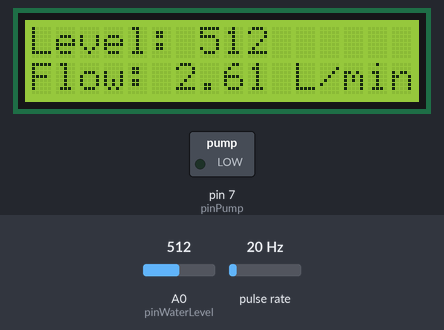
Bench run of a sketch on a simulated Arduino Uno, built with avr-gcc and run on an emulated ATmega328P. On the bench: 16×2 character LCD, switched loads named in the sketch (green lamp = pin HIGH). Wiring (inferred from the names in the program): pulse sensor: data pin 2. Inputs (shaded band) come from the test bench; at power-on: A0 (pinWaterLevel) = 512, pulse rate 20 Hz.

Above: at 1.2 s.
1.3 s: A0 (pinWaterLevel) set to 73
At 3.0 s:
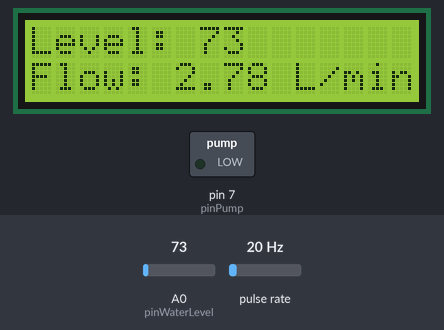
4.3 s: A0 (pinWaterLevel) set to 66
At 5.3 s:
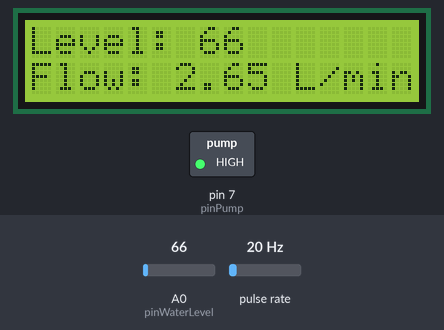
6.3 s: pulse rate (sensor on pin 2) set to 4 Hz
At 7.1 s:
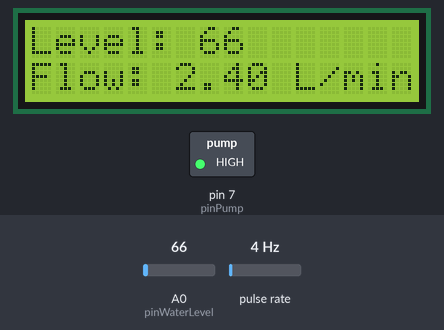
8.9 s: pulse rate (sensor on pin 2) set to 50 Hz
At 11.3 s:
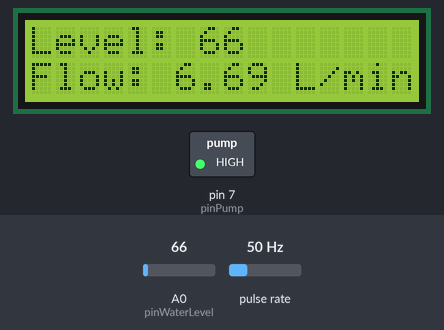
11.9 s: pulse rate (sensor on pin 2) set to 100 Hz
At 13.4 s:
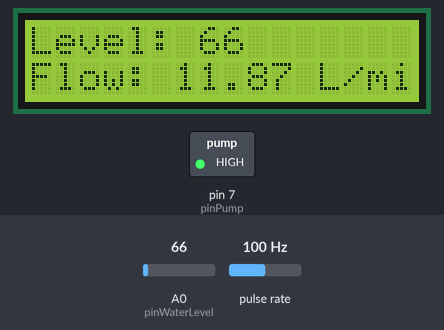
14.9 s: A0 (pinWaterLevel) set to 122
At 15.9 s:
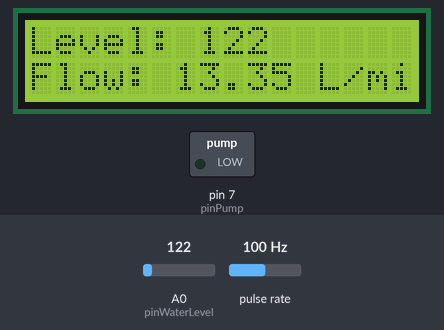
Timing chart, 0 to 17.9 s (numbered marks = the images above; inputs shaded):
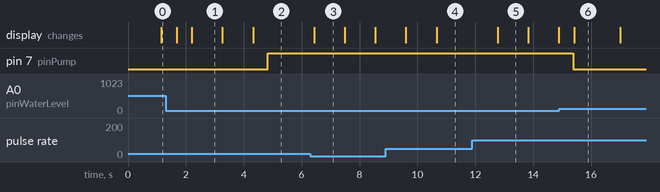

The sketch:

PROJECT_ARDUINO_K10.ino
```cpp
#include <Wire.h>
#include <LiquidCrystal_I2C.h>

const int pinWaterLevel = A0; // Pin Arduino yang terhubung ke sensor level air
const int pinFlowmeter = 2;    // Pin Arduino yang terhubung ke flowmeter
const int pinPump = 7;         // Pin Arduino yang terhubung ke relay untuk mengontrol pompa

volatile int flowPulses = 0;
float flowRate = 0.0;
unsigned int flowMilliLitres = 0;
unsigned long totalMilliLitres = 0;
unsigned long oldTime = 0;

LiquidCrystal_I2C lcd(0x27, 16, 2); // Set the I2C address to 0x27 (you may need to adjust this)

void setup() {
  pinMode(pinWaterLevel, INPUT); // Mengatur pin sensor level air sebagai INPUT
  pinMode(pinFlowmeter, INPUT);  // Mengatur pin flowmeter sebagai INPUT
  pinMode(pinPump, OUTPUT);      // Mengatur pin relay untuk pompa sebagai OUTPUT

  attachInterrupt(digitalPinToInterrupt(pinFlowmeter), pulseCounter, FALLING);

  lcd.begin(16, 2); // Initialize the LCD with 16 columns and 2 rows
  lcd.backlight();
}

void loop() {
  int waterLevel = analogRead(pinWaterLevel); // Membaca nilai level air dari sensor

  // Mengecek jika level air di bawah 300
  if (waterLevel < 70) {
    digitalWrite(pinPump, HIGH); // Mengaktifkan pompa air
  } else {
    digitalWrite(pinPump, LOW);  // Mematikan pompa air
  }

  updateFlow(); // Update flowmeter data
  displayData(); // Display data on LCD

  delay(500); // Menunggu 1 detik sebelum membaca ulang level air dan data flowmeter
}

void pulseCounter() {
  flowPulses++;
}

void updateFlow() {
  unsigned long currentTime = millis();

  if (currentTime - oldTime > 1000) {
    detachInterrupt(digitalPinToInterrupt(pinFlowmeter));

    flowRate = ((1000.0 / (currentTime - oldTime)) * flowPulses) / 7.5; // Flow rate in L/min
    flowMilliLitres = (flowPulses * 5.5); // Flow in mL
    totalMilliLitres += flowMilliLitres;

    flowPulses = 0;
    oldTime = currentTime;

    attachInterrupt(digitalPinToInterrupt(pinFlowmeter), pulseCounter, FALLING);
  }
}

void displayData() {
  lcd.clear();
  lcd.setCursor(0, 0);
  lcd.print("Level: ");
  lcd.print(analogRead(pinWaterLevel));

  lcd.setCursor(0, 1);
  lcd.print("Flow: ");
  lcd.print(flowRate);
  lcd.print(" L/min");
}
```

Measured:
- the behaviour switches between 70 and 69 on A0 (pinWaterLevel) (found by bisection; images 1 and 2)
- after the input at 4.3 s, pin 7 (pinPump): LOW → HIGH after 0.52 s; the display: changes at once (image 2)
- after the input at 6.3 s, the display: changes after 0.13 s (image 3)
- after the input at 8.9 s, the display: first changes after 0.70 s (image 4 shows a later state)
- after the input at 11.9 s, the display: changes after 0.88 s (image 5)
- after the input at 14.9 s, pin 7 (pinPump): HIGH → LOW after 0.49 s; the display: changes after 0.52 s (image 6)
- what the display in image 1 shows lasts 1.1 s, from 2.2 s to 3.3 s
